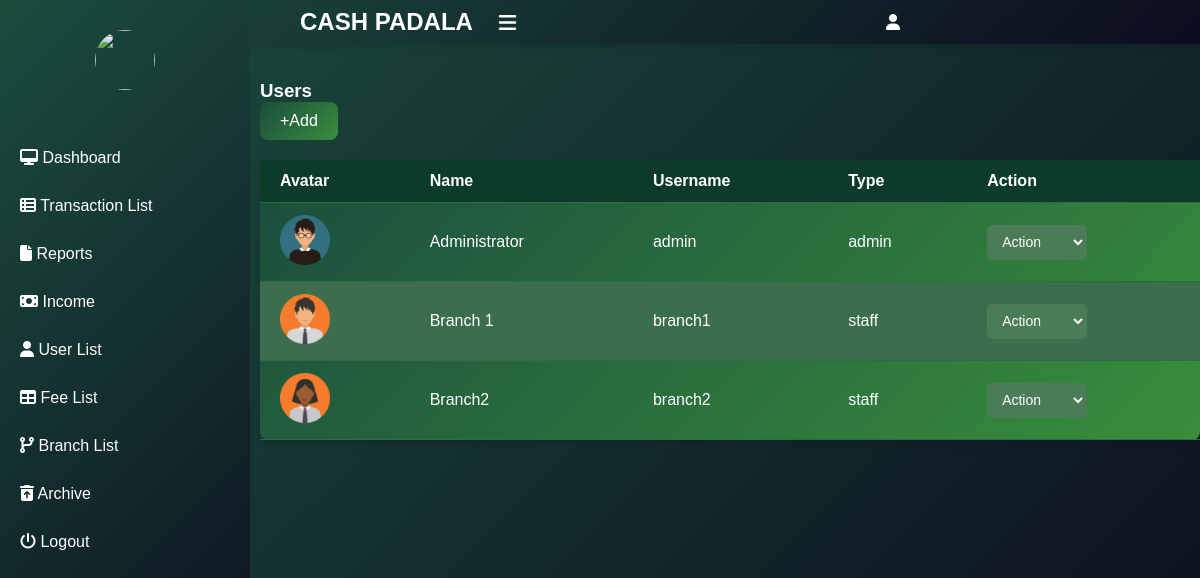
Screenshot of /user.php with the database file from the repository.
### tables this page shows
CREATE TABLE `users` (
  `user_id` int(11) NOT NULL,
  `username` varchar(50) NOT NULL,
  `password` varchar(255) NOT NULL,
  `email` varchar(100) NOT NULL,
  `first_name` varchar(50) NOT NULL,
  `last_name` varchar(50) NOT NULL,
  `role` enum('admin','staff') DEFAULT 'staff',
  `created_at` timestamp NOT NULL DEFAULT current_timestamp(),
  `image` varchar(200) NOT NULL,
  `branch_from` int(30) NOT NULL
);

### user.php (the view, shortened to what this page needs)
<?php
include 'connect.php';
?>
<!DOCTYPE html>
<html lang="en">
<head>
    <link rel="stylesheet" href="https://stackpath.bootstrapcdn.com/font-awesome/4.7.0/css/font-awesome.min.css">
    <link rel="stylesheet" type="text/css" href="css/fontawesome/css/all.css">
</head>
<body>
    <header class="header">
        <h2 class="u-name">CASH <b>PADALA</b>
            <label for="checkbox">
                <i id="navbtn" class="fa fa-bars" aria-hidden="true"></i>
            </label>
        </h2>
        <i class="fa fa-user" aria-hidden="true"></i>
    </header>
    <div class="body">
        <nav class="side-bar">
            <div class="user-p">
                <img style="height:60px; width:60px;" src="<?php echo $_SESSION['user_image']; ?>">
            </div>
            <ul>
                <li><a href="admin_dashboard.php"><i class="fa fa-desktop"></i> <span>Dashboard</span></a></li>
                <li><a href="list.php"><i class="fas fa-table-list"></i> <span>Transaction List</span></a></li>
                <li><a href="report.php"><i class="fas fa-file"></i> <span>Reports</span></a></li>
                <li><a href="income.php"><i class="fas fa-money-bill"></i> <span>Income</span></a></li>
                <li><a href="user.php"><i class="fas fa-user"></i> <span>User List</span></a></li>
                <li><a href="fee.php"><i class="fas fa-table"></i> <span>Fee List</span></a></li>
                <li><a href="branch.php"><i class="fas fa-code-branch"></i> <span>Branch List</span></a></li>
                <li><a href="archive1.php"><i class="fas fa-trash-can-arrow-up"></i> <span>Archive</span></a></li>
                <li><a href="logout.php"><i class="fa fa-power-off"></i> <span>Logout</span></a></li>
            </ul>
        </nav>
        <section class="section-1">
            <main class="table">
                <section class="table__header">
                    <h1>Users</h1>
                    <a href="uform.php">
                        <button name="btn" type="submit" name="add">+Add</button>
                    </a>
                </section>
                <section class="table__body">
                    <table id="data-table">
                        <thead>
                            <tr>
                                <th>Avatar</th>
                                <th>Name</th>
                                <th>Username</th>
                                <th>Type</th>
                                <th>Action</th>
                            </tr>
                        </thead>
                        <tbody>
                            <?php
                            $sql = "SELECT u.user_id, u.image, u.first_name, u.username, u.role FROM users u";
                            $result = $conn->query($sql);
                            if ($result && $result->num_rows > 0) {
                                while ($row = $result->fetch_assoc()) {
                                    echo "<tr>";
                                    echo "<td><img src='" . $row["image"] . "' style='width:50px;height:50px;'></td>";
                                    echo "<td>" . $row["first_name"] . "</td>";
                                    echo "<td>" . $row["username"] . "</td>";
                                    echo "<td>" . $row["role"] . "</td>";
                                    echo "<td><select class='hiddenSelect'><option value='#'>Action</option><option value='user_update.php?id=" . $row["user_id"] . "'>Edit</option><option value='d1.php?id=" . $row["user_id"] . "'>Delete</option></select></td>";
                                    echo "</tr>";
                                }
                            } else {
                                echo "<tr><td colspan='5'>No users found.</td></tr>";
                            }
                            ?>
                        </tbody>
                    </table>
                </section>
            </main>
        </section>
    </div>
</body>
</html>

### user.php (style rules this page uses)
#navbtn { display: inline-block; margin-left: 20px; font-size: 20px; transition: 500ms color; }
:root { --poppins: 'Poppins', sans-serif; --lato: 'Lato', sans-serif; --light: #F9F9F9; --blue: #3C91E6; --dark-green: #1b4d3e; --light-green: #388e3c; --grey: #333; --dark-grey: #AAAAAA; --dark: #2C3E50; --red: #DB504A; --yellow: #FFCE26; --orange: #FD7238; --green: #28a745; }
*, *::before, *::after { margin: 0; padding: 0; box-sizing: border-box; }
body { font-family: var(--poppins); background: linear-gradient(135deg, var(--dark-green), #0c0c1e); color: white; height: 100%; }
body, html { height: 100%; }
.side-bar { background: linear-gradient(135deg, var(--dark-green), #0c0c1e); color: white; width: 250px; height: 100%; position: fixed; padding-top: 20px; top: 0; left: 0; z-index: 1000; transition: width 0.3s ease-in-out; }
.side-bar a { text-decoration: none; color: white; display: block; padding: 15px 20px; font-size: 16px; transition: background-color 0.3s ease; }
.side-bar .user-p { text-align: center; padding: 10px; margin-bottom: 20px; }
.side-bar .user-p img { border-radius: 50%; width: 60px; height: 60px; }
header { background: linear-gradient(136deg, var(--dark-green), #0c0c1e); padding: 8px 300px; color: white; display: flex; justify-content: space-between; align-items: center; z-index: 100; position: fixed; top: 0; left: 0; right: 0; box-shadow: 0 4px 6px rgba(0, 0, 0, 0.1); }
header h2 { font-size: 24px; }
header i { font-size: 24px; cursor: pointer; }
.body { margin-left: 260px; padding-top: 80px; }
#data-table { width: 100%; border-collapse: collapse; margin: 20px 0; border-radius: 8px; box-shadow: 0 4px 6px rgba(0, 0, 0, 0.1); background: linear-gradient(135deg, #1b4d3e, #388e3c); }
#data-table thead { background-color: #0c3c29; color: white; text-align: left; font-weight: bold; }
#data-table th, #data-table td { padding: 12px 20px; border-bottom: 1px solid #2C6E44; text-align: left; }
#data-table tr:nth-child(even) { background-color: #3c6e4d; }
#data-table .hiddenSelect { width: 100px; height: 35px; background-color: #4a7c57; color: white; border: 1px solid #4a7c57; font-size: 14px; border-radius: 5px; cursor: pointer; padding: 5px 10px; }
button[name="btn"] { background: linear-gradient(135deg, #1b4d3e, #388e3c); color: white; border: none; padding: 10px 20px; font-size: 16px; border-radius: 8px; cursor: pointer; transition: background-color 0.3s ease; display: inline-block; top: 0px; }

### rows the page displays
users: image (picture), first_name "Administrator", username "admin", role "admin"
users: image (picture), first_name "Branch 1", username "branch1", role "staff"
users: image (picture), first_name "Branch2", username "branch2", role "staff"
